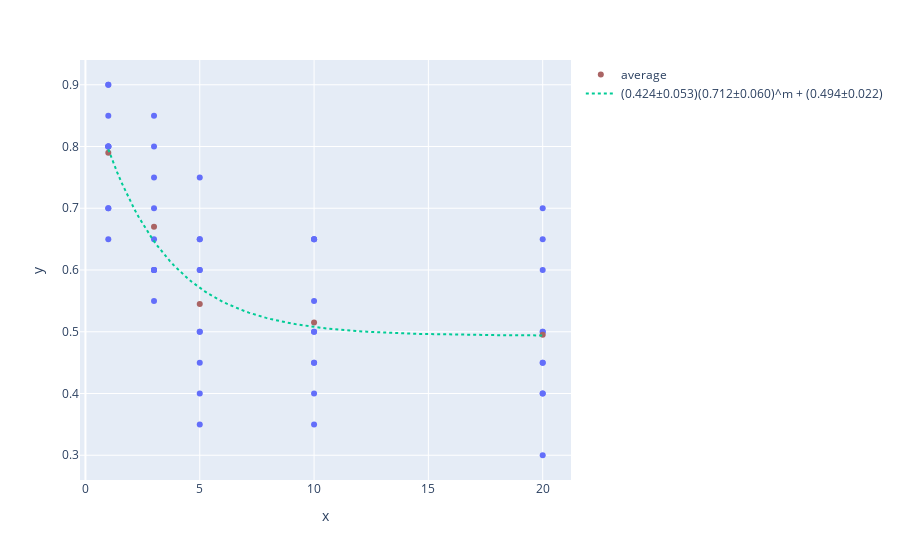

Here is the notebook cell this chart was saved with:
### Code cell
from scipy.optimize import minimize, Bounds
import numpy as np
result.reset_fittingparams()
result.fit(bounds = Bounds((0,-np.inf,-np.inf),(np.inf,np.inf,np.inf), keep_feasible=False))#, max_nfev=1000000000000)
result.plot().show()
